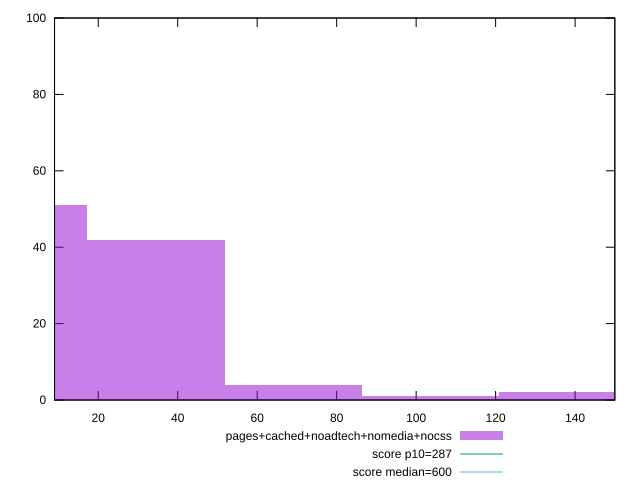

Reproduce this figure in gnuplot.
reset

$pagesCachedNoadtechNomediaNocss <<EOF
34.52039772007992 42
69.04079544015984 4
138.08159088031968 2
0 51
103.56119316023975 1
EOF

set key outside below
set boxwidth 34.52039772007992
set xrange [9:150]
set yrange [0:100]
set trange [0:100]
set style fill transparent solid 0.5 noborder

set parametric
set terminal svg size 640, 490 enhanced background rgb 'white'
set output "report_00017_2021-02-10T15-08-03.406Z/total-blocking-time/comparison/histogram/4_vs_5.svg"

plot $pagesCachedNoadtechNomediaNocss title "pages+cached+noadtech+nomedia+nocss" with boxes, \
     287,t title "score p10=287", \
     600,t title "score median=600"

reset
